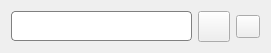
  <widget class="QWidget" name="horizontalLayoutWidget">
   <property name="geometry">
    <rect>
     <x>720</x>
     <y>10</y>
     <width>271</width>
     <height>51</height>
    </rect>
   </property>
   <layout class="QHBoxLayout" name="horizontalLayout">
    <item>
     <widget class="QLineEdit" name="city_search">
      <property name="sizePolicy">
       <sizepolicy hsizetype="Preferred" vsizetype="Preferred">
        <horstretch>0</horstretch>
        <verstretch>0</verstretch>
       </sizepolicy>
      </property>
      <property name="maximumSize">
       <size>
        <width>16777215</width>
        <height>30</height>
       </size>
      </property>
      <property name="sizeIncrement">
       <size>
        <width>0</width>
        <height>0</height>
       </size>
      </property>
      <property name="styleSheet">
       <string notr="true">QLineEdit{
border: 1px solid gray; 
border-radius: 4px; 
background:argb(47, 47, 47, 130); 
color:white;
} 
QLineEdit:hover{
border-color:rgb(101, 255, 106); 
}</string>
      </property>
      <property name="text">
       <string>城市</string>
      </property>
     </widget>
    </item>
    <item>
     <widget class="QToolButton" name="search_btn">
      <property name="styleSheet">
       <string notr="true">
border-image: url(:/weatherpng/search.png);</string>
      </property>
      <property name="text">
       <string/>
      </property>
      <property name="iconSize">
       <size>
        <width>24</width>
        <height>24</height>
       </size>
      </property>
     </widget>
    </item>
    <item>
     <widget class="QToolButton" name="refresh_btn">
      <property name="styleSheet">
       <string notr="true">QToolButton{
	border-image: url(:/weatherpng/refresh.png);
}
QToolButton:hover{
border-color:rgb(101, 255, 106); 
}</string>
      </property>
      <property name="text">
       <string/>
      </property>
     </widget>
    </item>
   </layout>
  </widget>
